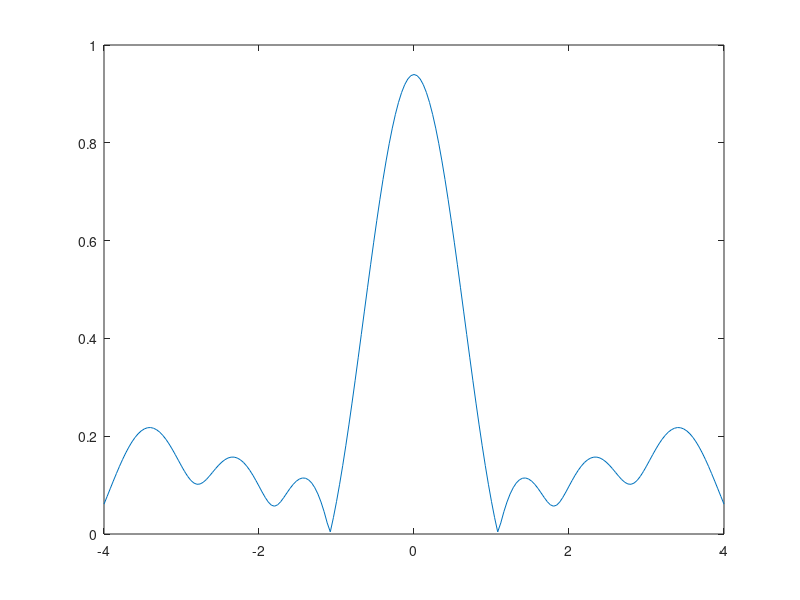

The MATLAB script that drew this image:
%Explanation of base program

%This is off the hook!


%The program splits a single junciton up into xmax discrete sections.  Each
%section has a supercurrent density, and a phase difference that is
%contributed to by the field (PhaseF), and an arbitrary phase set at x=1
%called Phase1.  For each value of field and Phase1 the supercurrent at
%each point is calculated and the net supercurrent (sum along the junction)
%is calcualted to find the supercurrent carried at that phase and that
%field.  To find the maximum supercurrent for a given field, the max of
%that vector is taken, and can be plotted against the magnetic field.  This
%is the exact measurment of the critical current vs field that we do in the
%lab.  



%% Clearing memory and input screen.

clear;
clc;
close all;
%% Defining the Parameters of the Simulaiton
xmax=101;
x(1,:)=(1:xmax);

%Flux Loop Parameters
f=1;
fmax=201;
FluxinJuncMin=-4;
FluxinJuncMax=4;


%Phase Loop parameters
p=1;
pmax=101;
Phase1Min=0*pi;
Phase1Max=2*pi;


%Pre Allocating memory to the arrays to decrease runtime
Phase1=zeros(1,pmax);
FluxinJunc=zeros(1,fmax);

SCurrentDensityNoise=(2*rand(1,xmax)-1);
SCurrentDensity=ones(1,xmax)+1*SCurrentDensityNoise;


SCurrent=zeros(xmax,pmax,fmax);
SCurrentNet=zeros(1,pmax);
MaxSCurrentNet=zeros(1,fmax);

%% Loops for running the simulation Meat of the Simulation



%Field Contribution to the Phase 
%Define the loop setp size, then run the for loop
FluxinJuncSS=(FluxinJuncMax-FluxinJuncMin)/(fmax-1);
for f=1:fmax

    FluxinJunc(f)=FluxinJuncMin+(f-1)*FluxinJuncSS;
    PhaseF=2*pi*x./xmax*FluxinJunc(f);

    %Phase1 Loop of externally set phase in 
    %Define the loop setp size, then run the for loop
    Phase1SS=(Phase1Max-Phase1Min)/(pmax-1);
    for p=1:pmax

        Phase1(p)=Phase1Min+(p-1)*Phase1SS;
        
        SCurrent=SCurrentDensity.*sin(PhaseF+Phase1(p));
        SCurrentNet(p)=sum(SCurrent)/xmax;
      

    end

    MaxSCurrentNet(f)=max(SCurrentNet);

end


figure
plot(FluxinJunc,MaxSCurrentNet)




    
